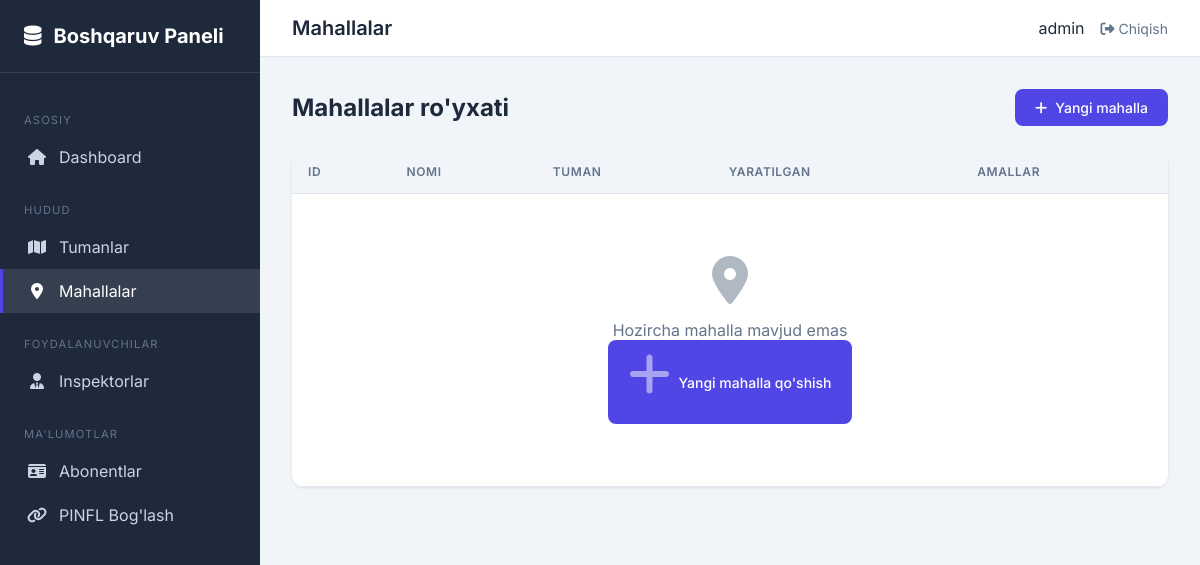
/boshqaruv/mahallalar/ (signed in), run on an earlier commit of the app's database.
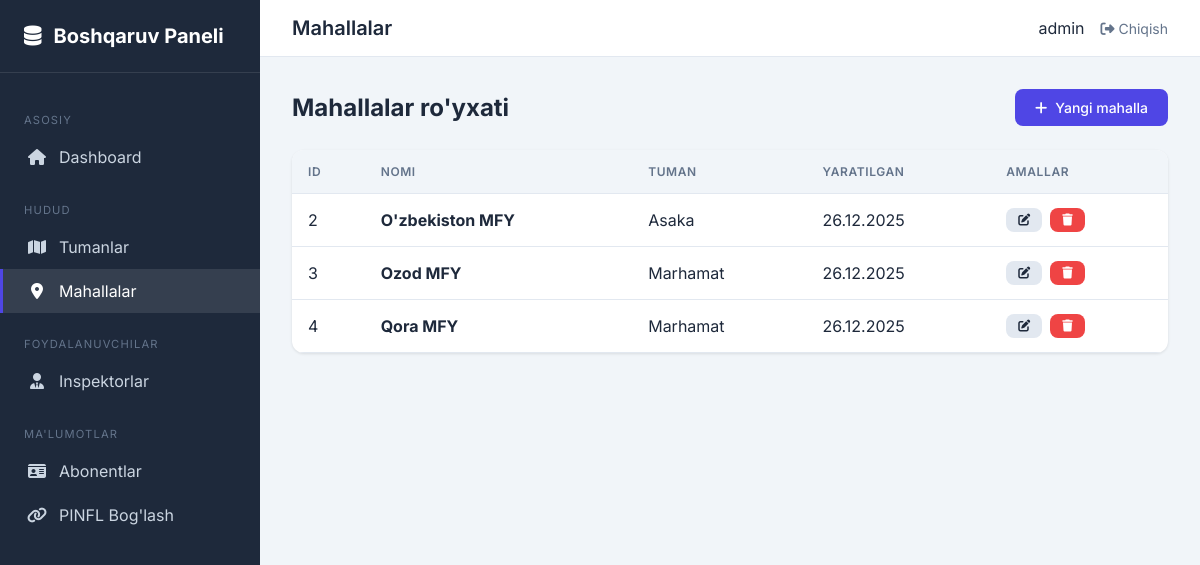
And on a later commit of the database.
### abonents/models.py (models this page shows, shortened)
class Mahalla(models.Model):
    nomi = models.CharField(
        max_length=150,
        verbose_name="Mahalla nomi"
    )
    tuman = models.ForeignKey(
        Tuman,
        on_delete=models.CASCADE,
        related_name='mahallalar',
        verbose_name="Tuman"
    )
    yaratilgan_vaqt = models.DateTimeField(
        auto_now_add=True,
        verbose_name="Yaratilgan vaqt"
    )
    class Meta:
        verbose_name = "Mahalla"
        verbose_name_plural = "Mahallalar"
        ordering = ['tuman', 'nomi']
        unique_together = ['tuman', 'nomi']

class Tuman(models.Model):
    nomi = models.CharField(
        max_length=100,
        unique=True,
        verbose_name="Tuman nomi"
    )
    yaratilgan_vaqt = models.DateTimeField(
        auto_now_add=True,
        verbose_name="Yaratilgan vaqt"
    )
    class Meta:
        verbose_name = "Tuman"
        verbose_name_plural = "Tumanlar"
        ordering = ['nomi']

### abonents/views.py (the view)
# urls.py: path('mahallalar/', views.admin_mahalla_list, name='admin-mahalla-list'),
@admin_required
def admin_mahalla_list(request):
    mahallalar = Mahalla.objects.select_related('tuman').all()
    return render(request, 'admin_custom/mahalla_list.html', {'mahallalar': mahallalar})

### abonents/views.py (called while the page is built)
def admin_required(view_func):
    @functools.wraps(view_func)
    def _wrapped_view(request, *args, **kwargs):
        if not request.user.is_authenticated:
            return redirect('inspector-login')
        if not request.user.is_staff:
            messages.error(request, "Bu sahifaga kirish huquqingiz yo'q!")
            return redirect('inspector-dashboard')
        return view_func(request, *args, **kwargs)
    return _wrapped_view

### templates/admin_custom/mahalla_list.html (shortened to what this page needs)
{% extends "admin_custom/base.html" %}
{% block header_title %}Mahallalar{% endblock %}
{% block content %}
<div class="page-header">
    <h1 class="page-title">Mahallalar ro'yxati</h1>
    <a href="{% url 'admin-mahalla-add' %}" class="btn btn-primary">
        <i class="fas fa-plus"></i> Yangi mahalla
    </a>
</div>
<div class="card">
    <div class="card-body" style="padding: 0;">
        <table class="table">
            <thead>
                <tr>
                    <th>ID</th>
                    <th>Nomi</th>
                    <th>Tuman</th>
                    <th>Yaratilgan</th>
                    <th>Amallar</th>
                </tr>
            </thead>
            <tbody>
                {% for mahalla in mahallalar %}
                <tr>
                    <td>{{ mahalla.id }}</td>
                    <td><strong>{{ mahalla.nomi }}</strong></td>
                    <td>{{ mahalla.tuman.nomi }}</td>
                    <td>{{ mahalla.yaratilgan_vaqt|date:"d.m.Y" }}</td>
                    <td>
                        <div class="actions">
                            <a href="{% url 'admin-mahalla-edit' mahalla.pk %}" class="btn btn-sm btn-secondary">
                                <i class="fas fa-edit"></i>
                            </a>
                            <a href="{% url 'admin-mahalla-delete' mahalla.pk %}" class="btn btn-sm btn-danger">
                                <i class="fas fa-trash"></i>
                            </a>
                        </div>
                    </td>
                </tr>
                {% empty %}
                <tr>
                    <td colspan="5">
                        <div class="empty-state">
                            <i class="fas fa-map-marker-alt"></i>
                            <p>Hozircha mahalla mavjud emas</p>
                            <a href="{% url 'admin-mahalla-add' %}" class="btn btn-primary">
                                <i class="fas fa-plus"></i> Yangi mahalla qo'shish
                            </a>
                        </div>
                    </td>
                </tr>
                {% endfor %}
            </tbody>
        </table>
    </div>
</div>
{% endblock %}

### templates/admin_custom/base.html (shortened to what this page needs)
{% load static %}
<!DOCTYPE html>
<html lang="uz">
<head>
    <link rel="stylesheet" href="https://cdnjs.cloudflare.com/ajax/libs/font-awesome/6.4.0/css/all.min.css">
</head>
<body>
    <div class="layout">
        <aside class="sidebar">
            <div class="sidebar-header">
                <a href="{% url 'custom-admin-dashboard' %}" class="sidebar-logo">
                    <i class="fas fa-database"></i>
                    Boshqaruv Paneli
                </a>
            </div>
            <nav class="sidebar-nav">
                <div class="nav-section">Asosiy</div>
                <a href="{% url 'custom-admin-dashboard' %}"
                    class="nav-link {% if request.resolver_match.url_name == 'custom-admin-dashboard' %}active{% endif %}">
                    <i class="fas fa-home"></i>
                    Dashboard
                </a>
                <div class="nav-section">Hudud</div>
                <a href="{% url 'admin-tuman-list' %}"
                    class="nav-link {% if 'tuman' in request.path %}active{% endif %}">
                    <i class="fas fa-map"></i>
                    Tumanlar
                </a>
                <a href="{% url 'admin-mahalla-list' %}"
                    class="nav-link {% if 'mahalla' in request.path %}active{% endif %}">
                    <i class="fas fa-map-marker-alt"></i>
                    Mahallalar
                </a>
                <div class="nav-section">Foydalanuvchilar</div>
                <a href="{% url 'admin-inspektor-list' %}"
                    class="nav-link {% if 'inspektor' in request.path %}active{% endif %}">
                    <i class="fas fa-user-tie"></i>
                    Inspektorlar
                </a>
                <div class="nav-section">Ma'lumotlar</div>
                <a href="{% url 'admin-abonent-list' %}"
                    class="nav-link {% if 'abonentlar' in request.path %}active{% endif %}">
                    <i class="fas fa-id-card"></i>
                    Abonentlar
                </a>
                <a href="{% url 'admin-pinfl-binding' %}"
                    class="nav-link {% if 'pinfl-boglash' in request.path %}active{% endif %}">
                    <i class="fas fa-link"></i>
                    PINFL Bog'lash
                </a>
            </nav>
        </aside>
        <main class="main-content">
            <header class="header">
                <h1 class="header-title">{% block header_title %}Boshqaruv Paneli{% endblock %}</h1>
                <div class="user-menu">
                    <span>{{ request.user.get_full_name|default:request.user.username }}</span>
                    <a href="{% url 'inspector-logout' %}"><i class="fas fa-sign-out-alt"></i> Chiqish</a>
                </div>
            </header>
            <div class="content">
                {% block content %}{% endblock %}
            </div>
        </main>
    </div>
</body>
</html>

### templates/admin_custom/base.html (style rules this page uses)
:root { --primary: #4f46e5; --primary-dark: #4338ca; --secondary: #64748b; --success: #22c55e; --danger: #ef4444; --warning: #f59e0b; --bg: #f1f5f9; --card-bg: #ffffff; --text: #1e293b; --text-muted: #64748b; --border: #e2e8f0; --sidebar-bg: #1e293b; --sidebar-text: #cbd5e1; }
* { margin: 0; padding: 0; box-sizing: border-box; }
body { font-family: 'Inter', sans-serif; background: var(--bg); color: var(--text); min-height: 100vh; }
.layout { display: flex; min-height: 100vh; }
.sidebar { width: 260px; background: var(--sidebar-bg); color: var(--sidebar-text); position: fixed; height: 100vh; overflow-y: auto; z-index: 100; }
.sidebar-header { padding: 1.5rem; border-bottom: 1px solid rgba(255, 255, 255, 0.1); }
.sidebar-logo { font-size: 1.25rem; font-weight: 700; color: white; text-decoration: none; display: flex; align-items: center; gap: 0.75rem; }
.sidebar-nav { padding: 1rem 0; }
.nav-section { padding: 0.5rem 1.5rem; font-size: 0.7rem; text-transform: uppercase; letter-spacing: 0.1em; color: var(--secondary); margin-top: 1rem; }
.nav-link { display: flex; align-items: center; gap: 0.75rem; padding: 0.75rem 1.5rem; color: var(--sidebar-text); text-decoration: none; transition: all 0.2s; border-left: 3px solid transparent; }
.nav-link:hover, .nav-link.active { background: rgba(255, 255, 255, 0.1); color: white; border-left-color: var(--primary); }
.nav-link i { width: 20px; text-align: center; }
.main-content { flex: 1; margin-left: 260px; min-height: 100vh; }
.header { background: var(--card-bg); padding: 1rem 2rem; display: flex; justify-content: space-between; align-items: center; border-bottom: 1px solid var(--border); position: sticky; top: 0; z-index: 50; }
.header-title { font-size: 1.25rem; font-weight: 600; }
.user-menu { display: flex; align-items: center; gap: 1rem; }
.user-menu a { color: var(--text-muted); text-decoration: none; font-size: 0.875rem; }
.content { padding: 2rem; }
.card { background: var(--card-bg); border-radius: 12px; box-shadow: 0 1px 3px rgba(0, 0, 0, 0.1); overflow: hidden; }
.card-body { padding: 1.5rem; }
.btn { display: inline-flex; align-items: center; gap: 0.5rem; padding: 0.625rem 1.25rem; border: none; border-radius: 8px; font-size: 0.875rem; font-weight: 500; cursor: pointer; text-decoration: none; transition: all 0.2s; }
.btn-primary { background: var(--primary); color: white; }
.btn-danger { background: var(--danger); color: white; }
.btn-secondary { background: var(--border); color: var(--text); }
.btn-sm { padding: 0.375rem 0.75rem; font-size: 0.75rem; }
.table { width: 100%; border-collapse: collapse; }
.table th, .table td { padding: 0.875rem 1rem; text-align: left; border-bottom: 1px solid var(--border); }
.table th { background: var(--bg); font-weight: 600; font-size: 0.75rem; text-transform: uppercase; letter-spacing: 0.05em; color: var(--text-muted); }
.actions { display: flex; gap: 0.5rem; }
.page-header { display: flex; justify-content: space-between; align-items: center; margin-bottom: 1.5rem; }
.page-title { font-size: 1.5rem; font-weight: 700; }

What changed in the data, as far as the page shows it:
added Mahalla: id "2", nomi "O'zbekiston MFY", tuman.nomi "Asaka", yaratilgan_vaqt "26.12.2025"
added Mahalla: id "3", nomi "Ozod MFY", tuman.nomi "Marhamat", yaratilgan_vaqt "26.12.2025"
added Mahalla: id "4", nomi "Qora MFY", tuman.nomi "Marhamat", yaratilgan_vaqt "26.12.2025"
Also different on the page:
text no longer shown: "Hozircha mahalla mavjud emas Yangi mahalla qo'shish"
